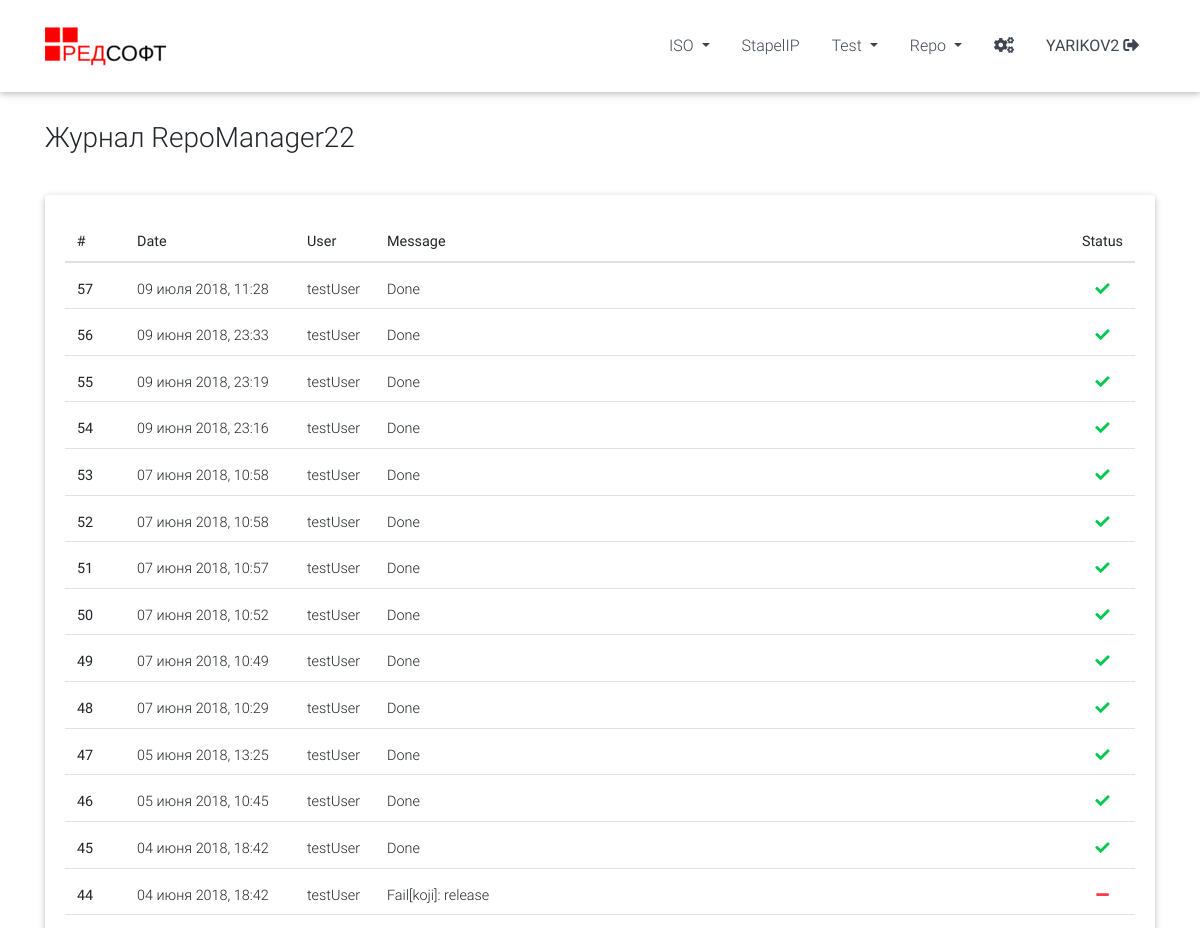
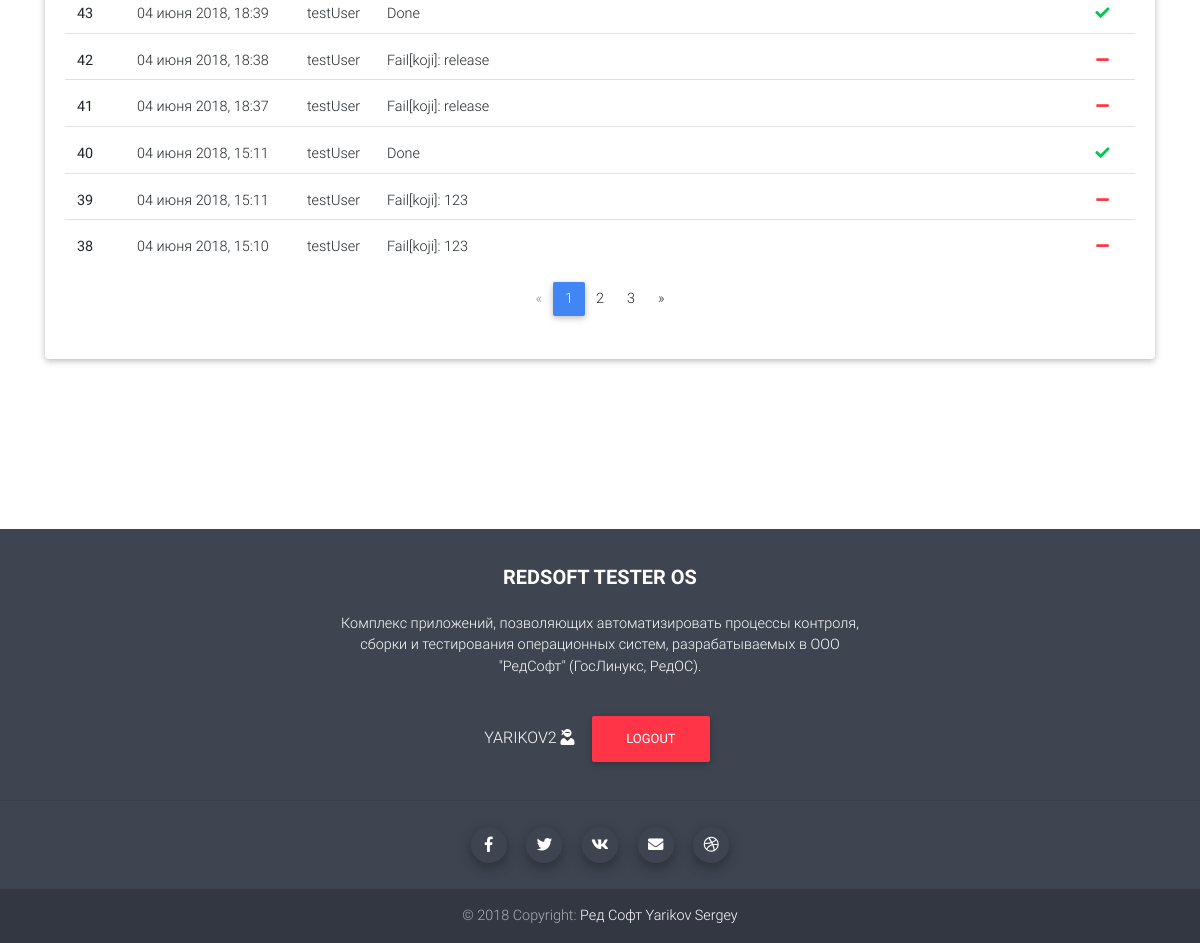
Page /repolog/ (signed in) on the committed database (2 pictures, top to bottom).
### testeros/models.py (models this page shows)
class ActionLog(models.Model):
    user_name = models.CharField(max_length=25, blank=True, null=True)
    created_at = models.DateTimeField(blank=True, null=True)
    status = models.IntegerField(null=True)
    message = models.CharField(max_length=250, blank=True, null=True)
    content = models.TextField(blank=True, null=True)
    stapel = models.CharField(max_length=25, blank=True, null=True)
    repo = models.CharField(max_length=25, blank=True, null=True)
    tag = models.CharField(max_length=25, blank=True, null=True)
    packages = models.TextField(blank=True, null=True)
    replace = models.BooleanField(default=False)
    entire = models.BooleanField(default=False)
    update = models.BooleanField(default=False)
    sign = models.BooleanField(default=False)

### testeros/views.py (the view)
# urls.py: url(r'^repolog/$', views.repolog, name='repolog'),
@login_required
def repolog(request):
    actionlog_list = ActionLog.objects.order_by("-id")
    for i in actionlog_list:
        i.packages = json.loads(i.packages)
    paginator = Paginator(actionlog_list, 20)
    page = request.GET.get('page')
    try:
        actionlog = paginator.page(page)
    except PageNotAnInteger:
        actionlog = paginator.page(1)
    except EmptyPage:
        actionlog = paginator.page(paginator.num_pages)
    return render(request, 'testeros/repomanager/log.html', {"actionlog": actionlog})

### templates/testeros/repomanager/log.html (shortened to what this page needs)
{% extends "base.html" %}
{% block content %}
    <div class="row" style="padding-bottom: 20px;">
        <div class="col-xs-12 col-md-12 col-lg-12">
            <p style="text-align: justify;"><span class="header">Журнал RepoManager22</span></p>
        </div>
    </div>
    <div class="row">
        <div class="col-xs-12 col-md-12 col-lg-12">
            <div class="card">
                <div class="card-body">
                    <div class="row">
                        <div class="col">
                            <table class="table table-hover table-responsive-md table-fixed" id="table-actionlog">
                                <thead>
                                <tr>
                                    <th style="width: 60px">#</th>
                                    <th style="width: 170px">Date</th>
                                    <th style="width: 80px">User</th>
                                    <th>Message</th>
                                    <th style="width: 60px">Status</th>
                                </tr>
                                </thead>
                                <tbody id="table-actionlog-data">
                                {% for elem in actionlog %}
                                    <tr class="header-actionlog" num="{{ elem.id }}">
                                        <td><b>{{ elem.id }}</b></td>
                                        <td>{{ elem.created_at|date:'d E Y, H:i'  }}</td>
                                        <td>{{ elem.user_name }}</td>
                                        <td>{{ elem.message }}</td>
                                        <td class="text-center">
                                            {% if elem.status == 1 %}
                                                <i class="fas fa-minus color-danger"></i>
                                            {% else %}
                                                <i class="fas fa-check color-success"></i>
                                            {% endif %}
                                        </td>
                                    </tr>
                                {% endfor %}
                                </tbody>
                            </table>
                        </div>
                    </div>
                    <div class="row">
                        <div class="col">
                            <nav aria-label="pagination example">
                                <ul class="pagination pg-blue justify-content-center">
                                    {% if actionlog.has_previous %}
                                        <li class="page-item">
                                            <a class="page-link" href="?page={{ actionlog.previous_page_number }}" aria-label="Previous">
                                                <span aria-hidden="true">&laquo;</span>
                                                <span class="sr-only">Previous</span>
                                            </a>
                                        </li>
                                    {% else %}
                                        <li class="page-item disabled">
                                            <a class="page-link" href="#" aria-label="Previous">
                                                <span aria-hidden="true">&laquo;</span>
                                            </a>
                                        </li>
                                    {% endif %}
                                    {% for x in actionlog.paginator.page_range %}
                                        {% if actionlog.number == x %}
                                            <li class="page-item active">
                                                <a class="page-link" href="#">{{ x }} <span class="sr-only">(current)</span></a>
                                            </li>
                                        {% else %}
                                            <li class="page-item">
                                                <a class="page-link" href="?page={{ x }}">{{ x }}</a>
                                            </li>
                                        {% endif %}
                                    {% endfor %}
                                    {% if actionlog.has_next %}
                                        <li class="page-item">
                                            <a class="page-link" href="?page={{ actionlog.next_page_number }}" aria-label="Next">
                                                <span aria-hidden="true">&raquo;</span>
                                            </a>
                                        </li>
                                    {% endif %}
                                </ul>
                            </nav>
                        </div>
                    </div>
                </div>
            </div>
        </div>
    </div>
{% endblock %}

### templates/base.html (shortened to what this page needs)
{% load static %}
<!DOCTYPE html>
<html lang="ru">
<head>
    {% include "metadata.html" %}
</head>
<body>
{% include "header.html" %}
<div class="container" style="padding-top: 25px; position: relative;">
    <div class="main">
        {% block content %}{% endblock %}
    </div>
</div>
{% include "footer.html" %}
</body>
</html>

### templates/metadata.html (shortened to what this page needs)
{% load static %}
<link rel="stylesheet" href="//use.fontawesome.com/releases/v5.0.13/css/all.css">
<link rel="stylesheet" href="//maxcdn.bootstrapcdn.com/bootstrap/4.0.0/css/bootstrap.min.css">
<link rel="stylesheet" href="{% static 'css/mdb.min.css' %}">
<link rel="stylesheet" href="{% static 'css/alert.css' %}">
<link rel="stylesheet" href="{% static 'css/note.css' %}">
<link rel="stylesheet" href="//cdnjs.cloudflare.com/ajax/libs/jstree/3.3.5/themes/default/32px.png">
<link rel="stylesheet" href="//cdnjs.cloudflare.com/ajax/libs/jstree/3.3.5/themes/default/40px.png">
<link rel="stylesheet" href="//cdnjs.cloudflare.com/ajax/libs/jstree/3.3.5/themes/default/style.min.css">
<link rel="stylesheet" href="//cdnjs.cloudflare.com/ajax/libs/jstree/3.3.5/themes/default/throbber.gif">

### templates/header.html (shortened to what this page needs)
{% load static %}
<div class="navbar navbar navbar-fixed-top">
    <div class="container">
        <a class="navbar-brand" href="/testeros"><img src="{% static 'img/logo.png' %}"></a>
        <ul class="nav">
            <li class="nav-item">
                <a class="nav-link dropdown-toggle" href="#" id="navbarDropdown" role="button" data-toggle="dropdown" aria-haspopup="true" aria-expanded="false">
                    ISO
                </a>
            </li>
            <li class="nav-item">
                <a class="nav-link" href="{% url 'stapelip' %}">StapelIP</a>
            </li>
            {% if user.id is not None %}
                <li class="nav-item">
                    <a class="nav-link dropdown-toggle" href="#" id="navbarDropdown" role="button" data-toggle="dropdown" aria-haspopup="true" aria-expanded="false">
                        Test
                    </a>
                </li>
                <li class="nav-item">
                    <a class="nav-link dropdown-toggle" href="#" id="navbarDropdown" role="button" data-toggle="dropdown" aria-haspopup="true" aria-expanded="false">
                        Repo
                    </a>
                </li>
                <li class="nav-item">
                    <a class="nav-link" href="{% url 'settings' %}"><i class="fas fa-cogs"></i></a>
                </li>
            {% endif %}
            {% if user.id is not None %}
                <li class="nav-item">
                    <a class="nav-link text-uppercase" href="http://stapel.red-soft.ru/testeros/logout/"><strong>{{ user }} </strong><i class="fas fa-sign-out-alt"></i></a>
                </li>
            {% else %}
                <li class="nav-item">
                    <a class="nav-link text-uppercase" href="https://stapel.red-soft.ru/testeros/login/">Login <i class="fas fa-sign-in-alt"></i></a>
                </li>
            {% endif %}
        </ul>
    </div>
</div>

### templates/footer.html (shortened to what this page needs)
{% load static %}
<footer class="page-footer font-small stylish-color-dark"
        style="margin-top: 170px;">
    <div class="container" style="padding-top: 20px">
        <div class="row justify-content-md-center">
            <div class="col-lg-6 text-center">
                <h5 class="text-uppercase mb-4 mt-3 font-weight-bold">RedSoft Tester OS</h5>
                <p>Комплекс приложений, позволяющих автоматизировать процессы контроля, сборки и тестирования операционных систем,
                    разрабатываемых в ООО "РедСофт" (ГосЛинукс, РедОС).</p>
            </div>
        </div>
    </div>
    <div class="text-center py-3">
        <ul class="list-unstyled list-inline mb-0">
            {% if user.id is not None %}
                <li class="list-inline-item">
                    <h6 class="mb-1 text-uppercase">{{ user }} <i class="fas fa-user-ninja fa-1x"></i></h6>
                </li>
                <li class="list-inline-item">
                    <a class="btn btn-danger btn-rounded" href="http://stapel.red-soft.ru/testeros/logout/">Logout</a>
                </li>
            {% endif %}
        </ul>
    </div>
    <hr>
    <div class="text-center">
        <ul class="list-unstyled list-inline">
            <li class="list-inline-item">
                <a class="btn-floating btn-sm btn-fb mx-1" href="https://www.facebook.com/REDSOFTMoscow/" target="_blank">
                    <i class="fab fa-facebook-f"> </i>
                </a>
            </li>
            <li class="list-inline-item">
                <a class="btn-floating btn-sm btn-tw mx-1" href="https://twitter.com/redsoftbiz" target="_blank">
                    <i class="fab fa-twitter"> </i>
                </a>
            </li>
            <li class="list-inline-item">
                <a class="btn-floating btn-sm btn-li mx-1" href="https://vk.com/redsoftbiz" target="_blank">
                    <i class="fab fa-vk"> </i>
                </a>
            </li>
            <li class="list-inline-item">
                <a class="btn-floating btn-sm btn-gplus mx-1" href="mailto:info@red-soft.ru">
                    <i class="fa fa-envelope"> </i>
                </a>
            </li>
            <li class="list-inline-item">
                <a class="btn-floating btn-sm btn-dribbble mx-1" href="http://www.red-soft.ru/" target="_blank">
                    <i class="fab fa-dribbble"> </i>
                </a>
            </li>
        </ul>
    </div>
    <div class="footer-copyright py-3 text-center">
        © 2018 Copyright:
        <a href="http://www.red-soft.ru/" target="_blank"> Ред Софт </a><a href="https://vk.com/id95074562" target="_blank"> Yarikov Sergey</a>
    </div>
</footer>

### testeros/static/css/alert.css (style rules this page uses)
.color-danger { color: #ff3547; }
.color-success { color: #00c851; }

### testeros/static/css/note.css (style rules this page uses)
.btn-floating { -webkit-box-shadow: 0 5px 11px 0 rgba(0,0,0,.18),0 4px 15px 0 rgba(0,0,0,.15); box-shadow: 0 5px 11px 0 rgba(0,0,0,.18),0 4px 15px 0 rgba(0,0,0,.15); width: 47px; height: 47px; position: relative; z-index: 1; vertical-align: middle; display: inline-block; overflow: hidden; -webkit-transition: all .2s ease-in-out; -o-transition: all .2s ease-in-out; transition: all .2s ease-in-out; margin: 10px; -webkit-border-radius: 50%; border-radius: 50%; padding: 0; cursor: pointer; }
.btn-floating.btn-sm { width: 36.15385px; height: 36.15385px; }
.btn-floating.btn-sm i { font-size: .96154rem; line-height: 36.15385px; }
.btn-floating i { display: inline-block; width: inherit; text-align: center; color: #fff; }

### templates/testeros/repomanager/log.html (style rules this page uses)
.header-actionlog { cursor: pointer; }
table.table td, table.table th { padding-top: 1rem; padding-bottom: 0.5rem; }

### rows in the picture
ActionLog: id "57", created_at "09 июля 2018, 11:28", user_name "testUser", message "Done", status 0 (drawn)
ActionLog: id "56", created_at "09 июня 2018, 23:33", user_name "testUser", message "Done", status 0 (drawn)
ActionLog: id "55", created_at "09 июня 2018, 23:19", user_name "testUser", message "Done", status 0 (drawn)
ActionLog: id "54", created_at "09 июня 2018, 23:16", user_name "testUser", message "Done", status 0 (drawn)
ActionLog: id "53", created_at "07 июня 2018, 10:58", user_name "testUser", message "Done", status 0 (drawn)
ActionLog: id "52", created_at "07 июня 2018, 10:58", user_name "testUser", message "Done", status 0 (drawn)
ActionLog: id "51", created_at "07 июня 2018, 10:57", user_name "testUser", message "Done", status 0 (drawn)
ActionLog: id "50", created_at "07 июня 2018, 10:52", user_name "testUser", message "Done", status 0 (drawn)
ActionLog: id "49", created_at "07 июня 2018, 10:49", user_name "testUser", message "Done", status 0 (drawn)
ActionLog: id "48", created_at "07 июня 2018, 10:29", user_name "testUser", message "Done", status 0 (drawn)
ActionLog: id "47", created_at "05 июня 2018, 13:25", user_name "testUser", message "Done", status 0 (drawn)
ActionLog: id "46", created_at "05 июня 2018, 10:45", user_name "testUser", message "Done", status 0 (drawn)
ActionLog: id "45", created_at "04 июня 2018, 18:42", user_name "testUser", message "Done", status 0 (drawn)
ActionLog: id "44", created_at "04 июня 2018, 18:42", user_name "testUser", message "Fail[koji]: release", status 1 (drawn)
ActionLog: id "43", created_at "04 июня 2018, 18:39", user_name "testUser", message "Done", status 0 (drawn)
ActionLog: id "42", created_at "04 июня 2018, 18:38", user_name "testUser", message "Fail[koji]: release", status 1 (drawn)
ActionLog: id "41", created_at "04 июня 2018, 18:37", user_name "testUser", message "Fail[koji]: release", status 1 (drawn)
ActionLog: id "40", created_at "04 июня 2018, 15:11", user_name "testUser", message "Done", status 0 (drawn)
ActionLog: id "39", created_at "04 июня 2018, 15:11", user_name "testUser", message "Fail[koji]: 123", status 1 (drawn)
ActionLog: id "38", created_at "04 июня 2018, 15:10", user_name "testUser", message "Fail[koji]: 123", status 1 (drawn)

### other values in the picture
{{ user }} "YARIKOV2"
{{ x }} "1"
{{ x }} "2" "3"
